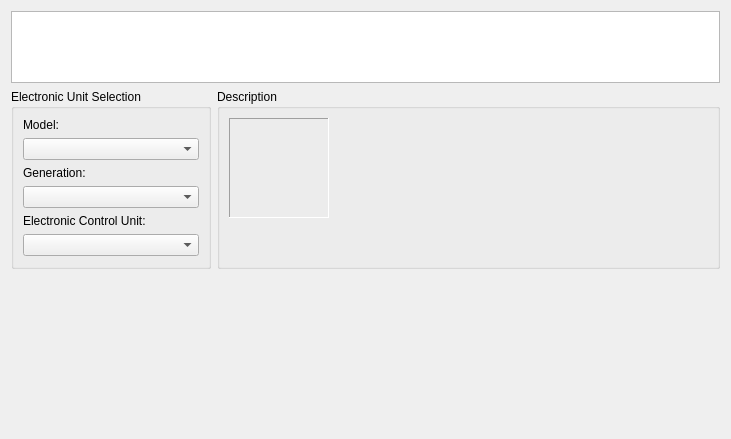
<?xml version="1.0" encoding="UTF-8"?>
<ui version="4.0">
 <class>VehiclePage</class>
 <widget class="QWidget" name="VehiclePage">
  <property name="geometry">
   <rect>
    <x>0</x>
    <y>0</y>
    <width>731</width>
    <height>439</height>
   </rect>
  </property>
  <property name="windowTitle">
   <string>Vehicle</string>
  </property>
  <property name="windowIcon">
   <iconset>
    <normaloff>:/images/icon_vehicle_normal.png</normaloff>
    <disabledoff>:/images/icon_vehicle_disabled.png</disabledoff>
    <selectedoff>:/images/icon_vehicle_selected.png</selectedoff>:/images/icon_vehicle_normal.png</iconset>
  </property>
  <layout class="QVBoxLayout" name="verticalLayout">
   <item>
    <widget class="QListView" name="_list">
     <property name="sizePolicy">
      <sizepolicy hsizetype="Expanding" vsizetype="Preferred">
       <horstretch>0</horstretch>
       <verstretch>0</verstretch>
      </sizepolicy>
     </property>
     <property name="verticalScrollBarPolicy">
      <enum>Qt::ScrollBarAlwaysOff</enum>
     </property>
     <property name="sizeAdjustPolicy">
      <enum>QAbstractScrollArea::AdjustToContents</enum>
     </property>
     <property name="editTriggers">
      <set>QAbstractItemView::NoEditTriggers</set>
     </property>
     <property name="iconSize">
      <size>
       <width>48</width>
       <height>48</height>
      </size>
     </property>
     <property name="textElideMode">
      <enum>Qt::ElideNone</enum>
     </property>
     <property name="movement">
      <enum>QListView::Static</enum>
     </property>
     <property name="flow">
      <enum>QListView::LeftToRight</enum>
     </property>
     <property name="isWrapping" stdset="0">
      <bool>false</bool>
     </property>
     <property name="viewMode">
      <enum>QListView::IconMode</enum>
     </property>
    </widget>
   </item>
   <item>
    <layout class="QHBoxLayout" name="horizontalLayout">
     <item>
      <widget class="QGroupBox" name="groupBox">
       <property name="minimumSize">
        <size>
         <width>200</width>
         <height>0</height>
        </size>
       </property>
       <property name="title">
        <string>Electronic Unit Selection</string>
       </property>
       <layout class="QVBoxLayout" name="verticalLayout_2">
        <item>
         <widget class="QLabel" name="label">
          <property name="text">
           <string>Model:</string>
          </property>
         </widget>
        </item>
        <item>
         <widget class="QComboBox" name="_comboModel"/>
        </item>
        <item>
         <widget class="QLabel" name="label_2">
          <property name="text">
           <string>Generation:</string>
          </property>
         </widget>
        </item>
        <item>
         <widget class="QComboBox" name="_comboGeneration"/>
        </item>
        <item>
         <widget class="QLabel" name="label_3">
          <property name="text">
           <string>Electronic Control Unit:</string>
          </property>
         </widget>
        </item>
        <item>
         <widget class="QComboBox" name="_comboEcu"/>
        </item>
        <item>
         <spacer name="verticalSpacer_2">
          <property name="orientation">
           <enum>Qt::Vertical</enum>
          </property>
          <property name="sizeHint" stdset="0">
           <size>
            <width>20</width>
            <height>0</height>
           </size>
          </property>
         </spacer>
        </item>
       </layout>
      </widget>
     </item>
     <item>
      <widget class="QGroupBox" name="groupBox_2">
       <property name="minimumSize">
        <size>
         <width>0</width>
         <height>180</height>
        </size>
       </property>
       <property name="title">
        <string>Description</string>
       </property>
       <layout class="QHBoxLayout" name="horizontalLayout_2">
        <item>
         <layout class="QVBoxLayout" name="verticalLayout_3">
          <item>
           <widget class="QLabel" name="_imageVehicle">
            <property name="minimumSize">
             <size>
              <width>100</width>
              <height>100</height>
             </size>
            </property>
            <property name="maximumSize">
             <size>
              <width>100</width>
              <height>100</height>
             </size>
            </property>
            <property name="frameShape">
             <enum>QFrame::Panel</enum>
            </property>
            <property name="frameShadow">
             <enum>QFrame::Sunken</enum>
            </property>
           </widget>
          </item>
          <item>
           <spacer name="verticalSpacer_3">
            <property name="orientation">
             <enum>Qt::Vertical</enum>
            </property>
            <property name="sizeHint" stdset="0">
             <size>
              <width>20</width>
              <height>0</height>
             </size>
            </property>
           </spacer>
          </item>
         </layout>
        </item>
        <item>
         <widget class="QLabel" name="_labelVehicle">
          <property name="sizePolicy">
           <sizepolicy hsizetype="Expanding" vsizetype="Preferred">
            <horstretch>0</horstretch>
            <verstretch>0</verstretch>
           </sizepolicy>
          </property>
         </widget>
        </item>
       </layout>
      </widget>
     </item>
    </layout>
   </item>
   <item>
    <spacer name="verticalSpacer">
     <property name="orientation">
      <enum>Qt::Vertical</enum>
     </property>
     <property name="sizeHint" stdset="0">
      <size>
       <width>20</width>
       <height>151</height>
      </size>
     </property>
    </spacer>
   </item>
  </layout>
 </widget>
 <resources/>
 <connections/>
</ui>
